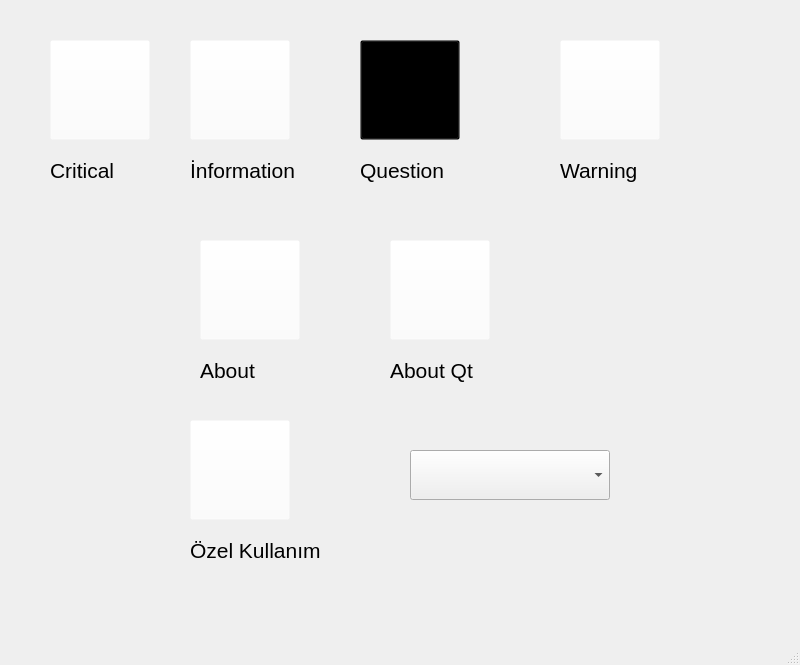
<?xml version="1.0" encoding="UTF-8"?>
<ui version="4.0">
 <class>MainWindow</class>
 <widget class="QMainWindow" name="MainWindow">
  <property name="geometry">
   <rect>
    <x>0</x>
    <y>0</y>
    <width>800</width>
    <height>665</height>
   </rect>
  </property>
  <property name="windowTitle">
   <string>MainWindow</string>
  </property>
  <property name="windowIcon">
   <iconset>
    <normaloff>img/computer.ico</normaloff>img/computer.ico</iconset>
  </property>
  <widget class="QWidget" name="centralwidget">
   <widget class="QPushButton" name="pushButton_critical">
    <property name="geometry">
     <rect>
      <x>50</x>
      <y>40</y>
      <width>100</width>
      <height>100</height>
     </rect>
    </property>
    <property name="styleSheet">
     <string notr="true">background-color: rgba(255, 255, 255,0);</string>
    </property>
    <property name="text">
     <string/>
    </property>
    <property name="icon">
     <iconset>
      <normaloff>img/close.ico</normaloff>img/close.ico</iconset>
    </property>
    <property name="iconSize">
     <size>
      <width>100</width>
      <height>100</height>
     </size>
    </property>
   </widget>
   <widget class="QLabel" name="label">
    <property name="geometry">
     <rect>
      <x>50</x>
      <y>150</y>
      <width>101</width>
      <height>41</height>
     </rect>
    </property>
    <property name="font">
     <font>
      <pointsize>16</pointsize>
     </font>
    </property>
    <property name="text">
     <string>Critical</string>
    </property>
   </widget>
   <widget class="QLabel" name="label_2">
    <property name="geometry">
     <rect>
      <x>190</x>
      <y>150</y>
      <width>151</width>
      <height>41</height>
     </rect>
    </property>
    <property name="font">
     <font>
      <pointsize>16</pointsize>
     </font>
    </property>
    <property name="text">
     <string>İnformation</string>
    </property>
   </widget>
   <widget class="QPushButton" name="pushButton_question">
    <property name="geometry">
     <rect>
      <x>360</x>
      <y>40</y>
      <width>100</width>
      <height>100</height>
     </rect>
    </property>
    <property name="styleSheet">
     <string notr="true">background-color: rgba(0, 0, 0,0);</string>
    </property>
    <property name="text">
     <string/>
    </property>
    <property name="icon">
     <iconset>
      <normaloff>img/question.ico</normaloff>img/question.ico</iconset>
    </property>
    <property name="iconSize">
     <size>
      <width>100</width>
      <height>100</height>
     </size>
    </property>
   </widget>
   <widget class="QLabel" name="label_3">
    <property name="geometry">
     <rect>
      <x>360</x>
      <y>150</y>
      <width>151</width>
      <height>41</height>
     </rect>
    </property>
    <property name="font">
     <font>
      <pointsize>16</pointsize>
     </font>
    </property>
    <property name="text">
     <string>Question</string>
    </property>
   </widget>
   <widget class="QLabel" name="label_4">
    <property name="geometry">
     <rect>
      <x>560</x>
      <y>150</y>
      <width>151</width>
      <height>41</height>
     </rect>
    </property>
    <property name="font">
     <font>
      <pointsize>16</pointsize>
     </font>
    </property>
    <property name="text">
     <string>Warning</string>
    </property>
   </widget>
   <widget class="QPushButton" name="pushButton_warning">
    <property name="geometry">
     <rect>
      <x>560</x>
      <y>40</y>
      <width>100</width>
      <height>100</height>
     </rect>
    </property>
    <property name="styleSheet">
     <string notr="true">background-color: rgba(255, 255, 255,0);</string>
    </property>
    <property name="text">
     <string/>
    </property>
    <property name="icon">
     <iconset>
      <normaloff>img/warning.ico</normaloff>img/warning.ico</iconset>
    </property>
    <property name="iconSize">
     <size>
      <width>100</width>
      <height>100</height>
     </size>
    </property>
   </widget>
   <widget class="QPushButton" name="pushButton_information">
    <property name="geometry">
     <rect>
      <x>190</x>
      <y>40</y>
      <width>100</width>
      <height>100</height>
     </rect>
    </property>
    <property name="styleSheet">
     <string notr="true">background-color: rgba(255, 255, 255,0);</string>
    </property>
    <property name="text">
     <string/>
    </property>
    <property name="icon">
     <iconset>
      <normaloff>img/information2.ico</normaloff>img/information2.ico</iconset>
    </property>
    <property name="iconSize">
     <size>
      <width>100</width>
      <height>100</height>
     </size>
    </property>
   </widget>
   <widget class="QPushButton" name="pushButton_about">
    <property name="geometry">
     <rect>
      <x>200</x>
      <y>240</y>
      <width>100</width>
      <height>100</height>
     </rect>
    </property>
    <property name="styleSheet">
     <string notr="true">background-color: rgba(255, 255, 255,0);</string>
    </property>
    <property name="text">
     <string/>
    </property>
    <property name="icon">
     <iconset>
      <normaloff>img/computer.ico</normaloff>img/computer.ico</iconset>
    </property>
    <property name="iconSize">
     <size>
      <width>100</width>
      <height>100</height>
     </size>
    </property>
   </widget>
   <widget class="QLabel" name="label_5">
    <property name="geometry">
     <rect>
      <x>200</x>
      <y>350</y>
      <width>151</width>
      <height>41</height>
     </rect>
    </property>
    <property name="font">
     <font>
      <pointsize>16</pointsize>
     </font>
    </property>
    <property name="text">
     <string>About</string>
    </property>
   </widget>
   <widget class="QLabel" name="label_6">
    <property name="geometry">
     <rect>
      <x>390</x>
      <y>350</y>
      <width>151</width>
      <height>41</height>
     </rect>
    </property>
    <property name="font">
     <font>
      <pointsize>16</pointsize>
     </font>
    </property>
    <property name="text">
     <string>About Qt</string>
    </property>
   </widget>
   <widget class="QPushButton" name="pushButton_qt">
    <property name="geometry">
     <rect>
      <x>390</x>
      <y>240</y>
      <width>100</width>
      <height>100</height>
     </rect>
    </property>
    <property name="styleSheet">
     <string notr="true">background-color: rgba(255, 255, 255,0);</string>
    </property>
    <property name="text">
     <string/>
    </property>
    <property name="icon">
     <iconset>
      <normaloff>img/qt.ico</normaloff>img/qt.ico</iconset>
    </property>
    <property name="iconSize">
     <size>
      <width>100</width>
      <height>100</height>
     </size>
    </property>
   </widget>
   <widget class="QPushButton" name="pushButton_numbers">
    <property name="geometry">
     <rect>
      <x>190</x>
      <y>420</y>
      <width>100</width>
      <height>100</height>
     </rect>
    </property>
    <property name="styleSheet">
     <string notr="true">background-color: rgba(255, 255, 255,0);</string>
    </property>
    <property name="text">
     <string/>
    </property>
    <property name="icon">
     <iconset>
      <normaloff>img/numbers.ico</normaloff>img/numbers.ico</iconset>
    </property>
    <property name="iconSize">
     <size>
      <width>100</width>
      <height>100</height>
     </size>
    </property>
   </widget>
   <widget class="QLabel" name="label_7">
    <property name="geometry">
     <rect>
      <x>190</x>
      <y>530</y>
      <width>171</width>
      <height>41</height>
     </rect>
    </property>
    <property name="font">
     <font>
      <pointsize>16</pointsize>
     </font>
    </property>
    <property name="text">
     <string>Özel Kullanım</string>
    </property>
   </widget>
   <widget class="QComboBox" name="comboBox_numbers">
    <property name="geometry">
     <rect>
      <x>410</x>
      <y>450</y>
      <width>200</width>
      <height>50</height>
     </rect>
    </property>
    <property name="font">
     <font>
      <pointsize>14</pointsize>
     </font>
    </property>
   </widget>
  </widget>
  <widget class="QMenuBar" name="menubar">
   <property name="geometry">
    <rect>
     <x>0</x>
     <y>0</y>
     <width>800</width>
     <height>26</height>
    </rect>
   </property>
  </widget>
  <widget class="QStatusBar" name="statusbar"/>
 </widget>
 <resources/>
 <connections/>
</ui>
